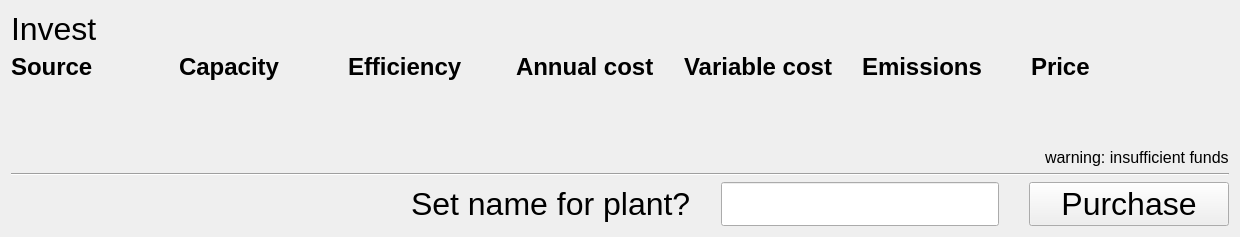
            <widget class="QWidget" name="page_invest">
             <layout class="QVBoxLayout" name="verticalLayout_20">
              <item>
               <widget class="QLabel" name="invest_window_title">
                <property name="font">
                 <font>
                  <pointsize>24</pointsize>
                 </font>
                </property>
                <property name="text">
                 <string>Invest</string>
                </property>
               </widget>
              </item>
              <item>
               <layout class="QGridLayout" name="invest_gridLayout">
                <property name="horizontalSpacing">
                 <number>30</number>
                </property>
                <property name="verticalSpacing">
                 <number>10</number>
                </property>
                <item row="0" column="2">
                 <widget class="QLabel" name="label_56">
                  <property name="font">
                   <font>
                    <pointsize>18</pointsize>
                    <weight>75</weight>
                    <bold>true</bold>
                   </font>
                  </property>
                  <property name="toolTip">
                   <string/>
                  </property>
                  <property name="text">
                   <string>Efficiency</string>
                  </property>
                 </widget>
                </item>
                <item row="0" column="7">
                 <widget class="QLabel" name="invest_label_spacerRadiobutton">
                  <property name="maximumSize">
                   <size>
                    <width>30</width>
                    <height>16777215</height>
                   </size>
                  </property>
                  <property name="text">
                   <string/>
                  </property>
                 </widget>
                </item>
                <item row="0" column="1">
                 <widget class="QLabel" name="label_54">
                  <property name="font">
                   <font>
                    <pointsize>18</pointsize>
                    <weight>75</weight>
                    <bold>true</bold>
                   </font>
                  </property>
                  <property name="toolTip">
                   <string>The capacity of the power plant</string>
                  </property>
                  <property name="text">
                   <string>Capacity</string>
                  </property>
                 </widget>
                </item>
                <item row="0" column="3">
                 <widget class="QLabel" name="label_57">
                  <property name="font">
                   <font>
                    <pointsize>18</pointsize>
                    <weight>75</weight>
                    <bold>true</bold>
                   </font>
                  </property>
                  <property name="toolTip">
                   <string>How much this power plant costs per year to own</string>
                  </property>
                  <property name="text">
                   <string>Annual cost</string>
                  </property>
                 </widget>
                </item>
                <item row="0" column="6">
                 <widget class="QLabel" name="label_3">
                  <property name="font">
                   <font>
                    <pointsize>18</pointsize>
                    <weight>75</weight>
                    <bold>true</bold>
                   </font>
                  </property>
                  <property name="toolTip">
                   <string>The cost of investing in this power plant</string>
                  </property>
                  <property name="text">
                   <string>Price</string>
                  </property>
                 </widget>
                </item>
                <item row="0" column="0">
                 <widget class="QLabel" name="label_59">
                  <property name="font">
                   <font>
                    <pointsize>18</pointsize>
                    <weight>75</weight>
                    <bold>true</bold>
                   </font>
                  </property>
                  <property name="toolTip">
                   <string>The power source of this power plant</string>
                  </property>
                  <property name="text">
                   <string>Source</string>
                  </property>
                  <property name="textInteractionFlags">
                   <set>Qt::LinksAccessibleByMouse</set>
                  </property>
                 </widget>
                </item>
                <item row="0" column="4">
                 <widget class="QLabel" name="label_58">
                  <property name="font">
                   <font>
                    <pointsize>18</pointsize>
                    <weight>75</weight>
                    <bold>true</bold>
                   </font>
                  </property>
                  <property name="toolTip">
                   <string>The cost to operate the powerplant based on production</string>
                  </property>
                  <property name="text">
                   <string>Variable cost</string>
                  </property>
                 </widget>
                </item>
                <item row="0" column="5">
                 <widget class="QLabel" name="label_60">
                  <property name="font">
                   <font>
                    <pointsize>18</pointsize>
                    <weight>75</weight>
                    <bold>true</bold>
                   </font>
                  </property>
                  <property name="toolTip">
                   <string>The emissions of this power plant based on life cycle assesment</string>
                  </property>
                  <property name="text">
                   <string>Emissions</string>
                  </property>
                 </widget>
                </item>
               </layout>
              </item>
              <item>
               <layout class="QVBoxLayout" name="invest_verticalLayout_emptyList"/>
              </item>
              <item>
               <spacer name="verticalSpacer_4">
                <property name="orientation">
                 <enum>Qt::Vertical</enum>
                </property>
                <property name="sizeHint" stdset="0">
                 <size>
                  <width>20</width>
                  <height>40</height>
                 </size>
                </property>
               </spacer>
              </item>
              <item>
               <spacer name="horizontalSpacer_5">
                <property name="orientation">
                 <enum>Qt::Horizontal</enum>
                </property>
                <property name="sizeHint" stdset="0">
                 <size>
                  <width>40</width>
                  <height>20</height>
                 </size>
                </property>
               </spacer>
              </item>
              <item>
               <layout class="QHBoxLayout" name="horizontalLayout_16">
                <property name="topMargin">
                 <number>0</number>
                </property>
                <item>
                 <spacer name="horizontalSpacer_11">
                  <property name="orientation">
                   <enum>Qt::Horizontal</enum>
                  </property>
                  <property name="sizeHint" stdset="0">
                   <size>
                    <width>40</width>
                    <height>20</height>
                   </size>
                  </property>
                 </spacer>
                </item>
                <item>
                 <widget class="QLabel" name="invest_label_warning">
                  <property name="font">
                   <font>
                    <pointsize>12</pointsize>
                   </font>
                  </property>
                  <property name="text">
                   <string>warning: insufficient funds</string>
                  </property>
                 </widget>
                </item>
               </layout>
              </item>
              <item>
               <widget class="Line" name="line_14">
                <property name="orientation">
                 <enum>Qt::Horizontal</enum>
                </property>
               </widget>
              </item>
              <item>
               <layout class="QGridLayout" name="gridLayout_5">
                <property name="horizontalSpacing">
                 <number>30</number>
                </property>
                <property name="verticalSpacing">
                 <number>10</number>
                </property>
                <item row="0" column="3">
                 <widget class="QPushButton" name="invest_button_purchase">
                  <property name="minimumSize">
                   <size>
                    <width>200</width>
                    <height>0</height>
                   </size>
                  </property>
                  <property name="font">
                   <font>
                    <pointsize>24</pointsize>
                   </font>
                  </property>
                  <property name="styleSheet">
                   <string notr="true"/>
                  </property>
                  <property name="text">
                   <string>Purchase</string>
                  </property>
                  <property name="checkable">
                   <bool>false</bool>
                  </property>
                  <property name="checked">
                   <bool>false</bool>
                  </property>
                  <property name="autoDefault">
                   <bool>true</bool>
                  </property>
                 </widget>
                </item>
                <item row="0" column="1" alignment="Qt::AlignRight">
                 <widget class="QLabel" name="label_72">
                  <property name="minimumSize">
                   <size>
                    <width>0</width>
                    <height>0</height>
                   </size>
                  </property>
                  <property name="font">
                   <font>
                    <pointsize>24</pointsize>
                   </font>
                  </property>
                  <property name="text">
                   <string>Set name for plant?</string>
                  </property>
                 </widget>
                </item>
                <item row="0" column="0">
                 <spacer name="horizontalSpacer_4">
                  <property name="orientation">
                   <enum>Qt::Horizontal</enum>
                  </property>
                  <property name="sizeType">
                   <enum>QSizePolicy::Maximum</enum>
                  </property>
                  <property name="sizeHint" stdset="0">
                   <size>
                    <width>400</width>
                    <height>20</height>
                   </size>
                  </property>
                 </spacer>
                </item>
                <item row="0" column="2">
                 <widget class="QLineEdit" name="invest_lineEdit_setName">
                  <property name="maximumSize">
                   <size>
                    <width>300</width>
                    <height>16777215</height>
                   </size>
                  </property>
                  <property name="font">
                   <font>
                    <pointsize>24</pointsize>
                   </font>
                  </property>
                  <property name="maxLength">
                   <number>20</number>
                  </property>
                  <property name="readOnly">
                   <bool>false</bool>
                  </property>
                  <property name="placeholderText">
                   <string/>
                  </property>
                  <property name="clearButtonEnabled">
                   <bool>true</bool>
                  </property>
                 </widget>
                </item>
               </layout>
              </item>
             </layout>
            </widget>
